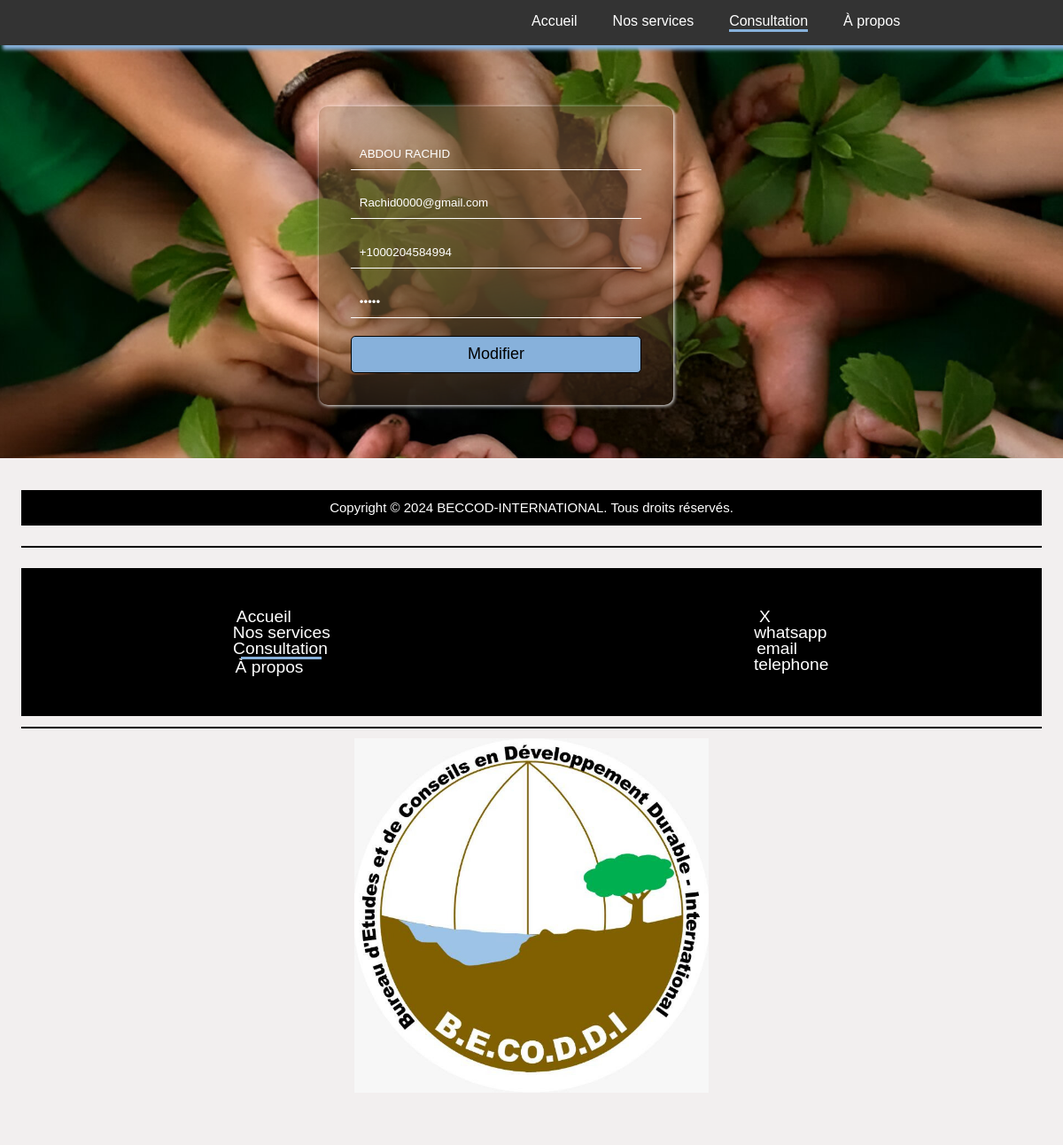
Screenshot of /BECODDI/edi.php (signed in) with the database file from the repository.
### tables this page shows
CREATE TABLE IF NOT EXISTS `users` (
  `id_users` int NOT NULL AUTO_INCREMENT,
  `nom` varchar(255) NOT NULL,
  `email` varchar(255) NOT NULL,
  `telephone` varchar(255) NOT NULL,
  `mdp` varchar(255) NOT NULL,
  PRIMARY KEY (`id_users`)
);

### BECODDI/edi.php (the view, shortened to what this page needs)
<?php
require "en_teteco.php";
echo '<link rel="stylesheet" href="../css/inscription.css">';
try {
    $bdd = new PDO('mysql:host=localhost;dbname=site_auto;charset=utf8', 'root', '');
    $bdd->setAttribute(PDO::ATTR_ERRMODE, PDO::ERRMODE_EXCEPTION);
} catch (PDOException $e) {
    echo $e->getMessage();
    exit();
}
$requete = $bdd->prepare('SELECT * FROM users WHERE nom = :nom AND email = :email');
$requete->bindParam(':nom', $_SESSION['nom']);
$requete->bindParam(':email', $_SESSION['email']);
$requete->execute();
$resulta = $requete->fetch(PDO::FETCH_ASSOC);
if ($resulta) {
echo '<form method="post" action="retraitement.php">';
echo '<input type="text" name="nom" placeholder="Nom" value="' . htmlspecialchars($resulta['nom']) . '">';
echo '<input type="email" name="email" placeholder="Email" value="' . htmlspecialchars($resulta['email']) . '">';
echo '<input type="tel" name="telephone" placeholder="Téléphone" value="' . htmlspecialchars($resulta['telephone']) . '">';
echo '<input type="password" name="mdp" placeholder="Mot de passe" value="' . htmlspecialchars($resulta['mdp']) . '">';
echo '<input type="submit" name="connexion" value="Modifier">';
echo '</form>';
} else {
    echo 'utilisateur non trouver.';
}
require "pied.php";
?>

### css/entete.css (style rules this page uses)
* { margin: 0; padding: 0; }

### css/inscription.css (style rules this page uses)
body { background-image: url("../images/B.JPEG"); background-size: cover; background-position: center; background-repeat: no-repeat; height: 100vh; margin: 0; }
form { display: grid; grid-template-columns: 1; align-content: center; align-self: center; margin-top: 10%; backdrop-filter: blur(100px); row-gap: 20px; width: 400px; margin-left: 30%; padding: 3%; border-radius: 10px; box-shadow: 1px 1px 4px #ffffff; margin-bottom: 5%; }
input { padding :3%; border:none; outline: none; color: white; background: transparent; border-bottom-color:rgb(255, 255, 255) ; border-bottom-style: solid; border-bottom-width: 2px; border-width: 1px; }
input[type="submit"] { background-color:#87B1DB; color: rgb(0, 0, 0); border-radius: 5px; cursor: pointer; border-width: 0.5px; border-style: solid; border-color: rgb(0, 0, 0); font-family: 'Gill Sans', 'Gill Sans MT', Calibri, 'Trebuchet MS', sans-serif; font-size:18px ; transition: background-color 0.3s ease; }

### css/pieds.css (style rules this page uses)
* { margin: 0; padding: 0; }

### BECODDI/en_teteco.php (style rules this page uses)
* { margin: 0; padding: 0; box-sizing: border-box; }
body { font-family: Arial, sans-serif; }

### rows the page displays
users: nom "ABDOU RACHID", email "Rachid0000@gmail.com", telephone "+1000204584994"
